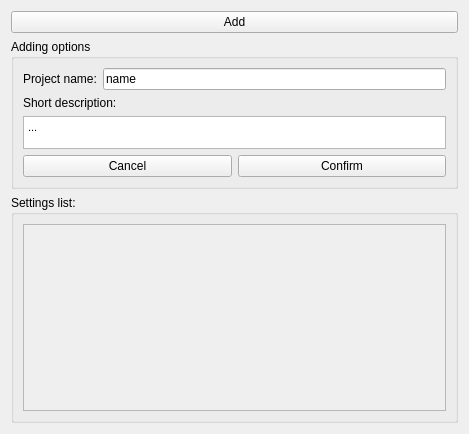
<?xml version="1.0" encoding="UTF-8"?>
<ui version="4.0">
 <class>FormSettingsContainer</class>
 <widget class="QWidget" name="FormSettingsContainer">
  <property name="geometry">
   <rect>
    <x>0</x>
    <y>0</y>
    <width>469</width>
    <height>434</height>
   </rect>
  </property>
  <property name="windowTitle">
   <string>Settings Manager</string>
  </property>
  <layout class="QVBoxLayout" name="verticalLayout">
   <item>
    <widget class="QPushButton" name="pushButtonAddNew">
     <property name="text">
      <string>Add</string>
     </property>
     <property name="checkable">
      <bool>true</bool>
     </property>
    </widget>
   </item>
   <item>
    <widget class="QGroupBox" name="groupBoxAddingOptions">
     <property name="sizePolicy">
      <sizepolicy hsizetype="Preferred" vsizetype="Minimum">
       <horstretch>0</horstretch>
       <verstretch>0</verstretch>
      </sizepolicy>
     </property>
     <property name="maximumSize">
      <size>
       <width>16777215</width>
       <height>150</height>
      </size>
     </property>
     <property name="title">
      <string>Adding options</string>
     </property>
     <layout class="QVBoxLayout" name="verticalLayout_3">
      <item>
       <layout class="QGridLayout" name="gridLayout_2">
        <item row="0" column="1">
         <widget class="QLineEdit" name="lineEditName">
          <property name="text">
           <string>name</string>
          </property>
         </widget>
        </item>
        <item row="0" column="0">
         <widget class="QLabel" name="label_2">
          <property name="text">
           <string>Project name:</string>
          </property>
         </widget>
        </item>
       </layout>
      </item>
      <item>
       <widget class="QLabel" name="label">
        <property name="text">
         <string>Short description:</string>
        </property>
       </widget>
      </item>
      <item>
       <widget class="QTextEdit" name="textEditDescription">
        <property name="maximumSize">
         <size>
          <width>16777215</width>
          <height>50</height>
         </size>
        </property>
        <property name="html">
         <string>&lt;!DOCTYPE HTML PUBLIC &quot;-//W3C//DTD HTML 4.0//EN&quot; &quot;http://www.w3.org/TR/REC-html40/strict.dtd&quot;&gt;
&lt;html&gt;&lt;head&gt;&lt;meta name=&quot;qrichtext&quot; content=&quot;1&quot; /&gt;&lt;style type=&quot;text/css&quot;&gt;
p, li { white-space: pre-wrap; }
&lt;/style&gt;&lt;/head&gt;&lt;body style=&quot; font-family:'MS Shell Dlg 2'; font-size:8.25pt; font-weight:400; font-style:normal;&quot;&gt;
&lt;p style=&quot; margin-top:0px; margin-bottom:0px; margin-left:0px; margin-right:0px; -qt-block-indent:0; text-indent:0px;&quot;&gt;...&lt;/p&gt;&lt;/body&gt;&lt;/html&gt;</string>
        </property>
       </widget>
      </item>
      <item>
       <layout class="QGridLayout" name="gridLayout">
        <item row="0" column="1">
         <widget class="QPushButton" name="pushButtonConfirm">
          <property name="text">
           <string>Confirm</string>
          </property>
         </widget>
        </item>
        <item row="0" column="0">
         <widget class="QPushButton" name="pushButtonCancel">
          <property name="text">
           <string>Cancel</string>
          </property>
         </widget>
        </item>
       </layout>
      </item>
     </layout>
    </widget>
   </item>
   <item>
    <widget class="QGroupBox" name="groupBox">
     <property name="sizePolicy">
      <sizepolicy hsizetype="Preferred" vsizetype="Expanding">
       <horstretch>0</horstretch>
       <verstretch>0</verstretch>
      </sizepolicy>
     </property>
     <property name="title">
      <string>Settings list:</string>
     </property>
     <layout class="QVBoxLayout" name="verticalLayout_2">
      <item>
       <widget class="QScrollArea" name="scrollAreaSettingsContainer">
        <property name="sizePolicy">
         <sizepolicy hsizetype="Expanding" vsizetype="Minimum">
          <horstretch>0</horstretch>
          <verstretch>0</verstretch>
         </sizepolicy>
        </property>
        <property name="horizontalScrollBarPolicy">
         <enum>Qt::ScrollBarAlwaysOff</enum>
        </property>
        <property name="widgetResizable">
         <bool>true</bool>
        </property>
        <widget class="QWidget" name="scrollAreaWidgetContents">
         <property name="geometry">
          <rect>
           <x>0</x>
           <y>0</y>
           <width>429</width>
           <height>196</height>
          </rect>
         </property>
         <layout class="QVBoxLayout" name="verticalLayout_4">
          <item>
           <layout class="QVBoxLayout" name="verticalLayoutSettingsList">
            <property name="sizeConstraint">
             <enum>QLayout::SetMinimumSize</enum>
            </property>
           </layout>
          </item>
         </layout>
        </widget>
       </widget>
      </item>
     </layout>
    </widget>
   </item>
  </layout>
 </widget>
 <resources/>
 <connections>
  <connection>
   <sender>pushButtonAddNew</sender>
   <signal>clicked(bool)</signal>
   <receiver>groupBoxAddingOptions</receiver>
   <slot>setVisible(bool)</slot>
   <hints>
    <hint type="sourcelabel">
     <x>132</x>
     <y>20</y>
    </hint>
    <hint type="destinationlabel">
     <x>71</x>
     <y>45</y>
    </hint>
   </hints>
  </connection>
  <connection>
   <sender>pushButtonCancel</sender>
   <signal>clicked()</signal>
   <receiver>groupBoxAddingOptions</receiver>
   <slot>hide()</slot>
   <hints>
    <hint type="sourcelabel">
     <x>182</x>
     <y>167</y>
    </hint>
    <hint type="destinationlabel">
     <x>16</x>
     <y>58</y>
    </hint>
   </hints>
  </connection>
  <connection>
   <sender>pushButtonConfirm</sender>
   <signal>clicked()</signal>
   <receiver>groupBoxAddingOptions</receiver>
   <slot>hide()</slot>
   <hints>
    <hint type="sourcelabel">
     <x>392</x>
     <y>163</y>
    </hint>
    <hint type="destinationlabel">
     <x>459</x>
     <y>67</y>
    </hint>
   </hints>
  </connection>
  <connection>
   <sender>pushButtonAddNew</sender>
   <signal>clicked()</signal>
   <receiver>pushButtonAddNew</receiver>
   <slot>hide()</slot>
   <hints>
    <hint type="sourcelabel">
     <x>459</x>
     <y>17</y>
    </hint>
    <hint type="destinationlabel">
     <x>459</x>
     <y>28</y>
    </hint>
   </hints>
  </connection>
  <connection>
   <sender>pushButtonCancel</sender>
   <signal>clicked()</signal>
   <receiver>pushButtonAddNew</receiver>
   <slot>show()</slot>
   <hints>
    <hint type="sourcelabel">
     <x>195</x>
     <y>156</y>
    </hint>
    <hint type="destinationlabel">
     <x>233</x>
     <y>20</y>
    </hint>
   </hints>
  </connection>
  <connection>
   <sender>pushButtonConfirm</sender>
   <signal>clicked()</signal>
   <receiver>pushButtonAddNew</receiver>
   <slot>show()</slot>
   <hints>
    <hint type="sourcelabel">
     <x>316</x>
     <y>160</y>
    </hint>
    <hint type="destinationlabel">
     <x>374</x>
     <y>21</y>
    </hint>
   </hints>
  </connection>
 </connections>
</ui>
